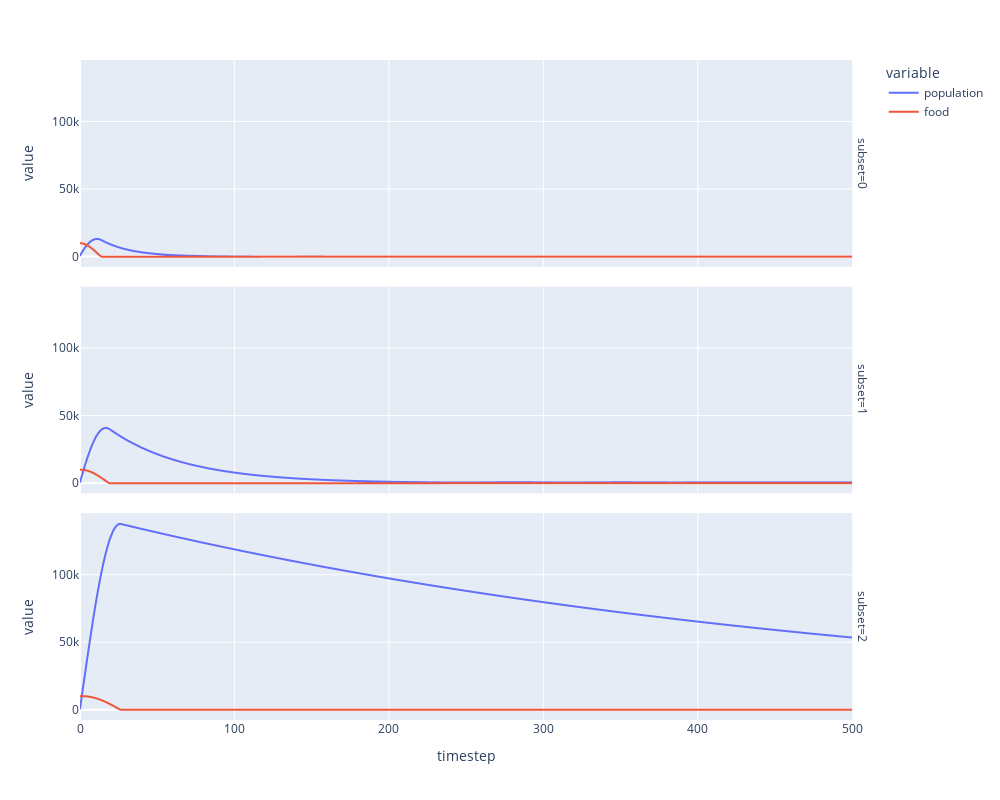

Notebook cell for this chart:
### Markdown cell above
### Simulation Analysis

### Code cell
import plotly.express as px

px.line(df, x='timestep', y=['population', 'food'], facet_row='subset', height=800, width=1000)

### Figure 1 — Plotly figure (JSON) as saved in the notebook; plotly's stock layout.template omitted (floating-point values rounded to 4 significant figures; data arrays with more than 128 entries replaced by an {"elided": "..."} marker saying what was removed)
{"data": [{"hovertemplate": "variable=population<br>subset=0<br>timestep=%{x}<br>value=%{y}<extra></extra>", "legendgroup": "population", "line": {"color": "#636efa", "dash": "solid"}, "mode": "lines", "name": "population", "showlegend": true, "type": "scattergl", "x": {"elided": "501 int values"}, "xaxis": "x3", "y": {"elided": "501 int values"}, "yaxis": "y3"}, {"hovertemplate": "variable=population<br>subset=1<br>timestep=%{x}<br>value=%{y}<extra></extra>", "legendgroup": "population", "line": {"color": "#636efa", "dash": "solid"}, "mode": "lines", "name": "population", "showlegend": false, "type": "scattergl", "x": {"elided": "501 int values"}, "xaxis": "x2", "y": {"elided": "501 int values"}, "yaxis": "y2"}, {"hovertemplate": "variable=population<br>subset=2<br>timestep=%{x}<br>value=%{y}<extra></extra>", "legendgroup": "population", "line": {"color": "#636efa", "dash": "solid"}, "mode": "lines", "name": "population", "showlegend": false, "type": "scattergl", "x": {"elided": "501 int values"}, "xaxis": "x", "y": {"elided": "501 int values"}, "yaxis": "y"}, {"hovertemplate": "variable=food<br>subset=0<br>timestep=%{x}<br>value=%{y}<extra></extra>", "legendgroup": "food", "line": {"color": "#EF553B", "dash": "solid"}, "mode": "lines", "name": "food", "showlegend": true, "type": "scattergl", "x": {"elided": "501 int values"}, "xaxis": "x3", "y": {"elided": "501 float values"}, "yaxis": "y3"}, {"hovertemplate": "variable=food<br>subset=1<br>timestep=%{x}<br>value=%{y}<extra></extra>", "legendgroup": "food", "line": {"color": "#EF553B", "dash": "solid"}, "mode": "lines", "name": "food", "showlegend": false, "type": "scattergl", "x": {"elided": "501 int values"}, "xaxis": "x2", "y": {"elided": "501 float values"}, "yaxis": "y2"}, {"hovertemplate": "variable=food<br>subset=2<br>timestep=%{x}<br>value=%{y}<extra></extra>", "legendgroup": "food", "line": {"color": "#EF553B", "dash": "solid"}, "mode": "lines", "name": "food", "showlegend": false, "type": "scattergl", "x": {"elided": "501 int values"}, "xaxis": "x", "y": {"elided": "501 float values"}, "yaxis": "y"}], "layout": {"annotations": [{"font": {}, "showarrow": false, "text": "subset=2", "textangle": 90, "x": 0.98, "xanchor": "left", "xref": "paper", "y": 0.1567, "yanchor": "middle", "yref": "paper"}, {"font": {}, "showarrow": false, "text": "subset=1", "textangle": 90, "x": 0.98, "xanchor": "left", "xref": "paper", "y": 0.5, "yanchor": "middle", "yref": "paper"}, {"font": {}, "showarrow": false, "text": "subset=0", "textangle": 90, "x": 0.98, "xanchor": "left", "xref": "paper", "y": 0.8433, "yanchor": "middle", "yref": "paper"}], "height": 800, "legend": {"title": {"text": "variable"}, "tracegroupgap": 0}, "margin": {"t": 60}, "width": 1000, "xaxis": {"anchor": "y", "domain": [0, 0.98], "title": {"text": "timestep"}}, "xaxis2": {"anchor": "y2", "domain": [0, 0.98], "matches": "x", "showticklabels": false}, "xaxis3": {"anchor": "y3", "domain": [0, 0.98], "matches": "x", "showticklabels": false}, "yaxis": {"anchor": "x", "domain": [0, 0.3133], "title": {"text": "value"}}, "yaxis2": {"anchor": "x2", "domain": [0.3433, 0.6567], "matches": "y", "title": {"text": "value"}}, "yaxis3": {"anchor": "x3", "domain": [0.6867, 1.0], "matches": "y", "title": {"text": "value"}}}}
